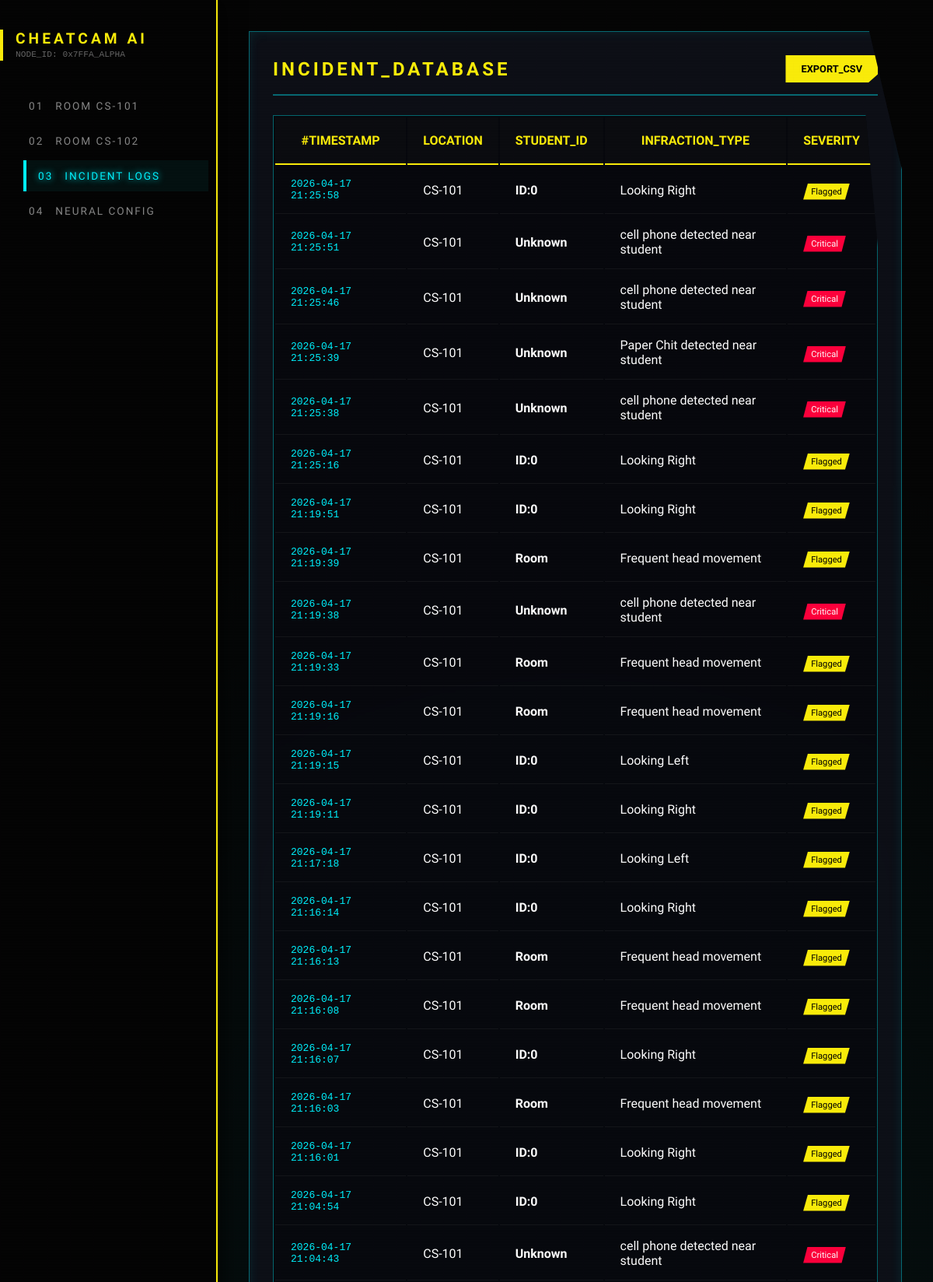
The page /database (upper part) on the database its author committed.
### tables this page shows
CREATE TABLE incidents
                 (id INTEGER PRIMARY KEY AUTOINCREMENT,
                  timestamp TEXT,
                  location TEXT,
                  student_id TEXT,
                  infraction TEXT,
                  status TEXT);

### app.py (the view)
@app.route('/database')
def database():
    conn = sqlite3.connect('cheatcam.db')
    c = conn.cursor()
    c.execute("SELECT timestamp, location, student_id, infraction, status FROM incidents ORDER BY id DESC")
    incidents = c.fetchall()
    conn.close()
    return render_template('Database.html', incidents=incidents)

### templates/Database.html (shortened to what this page needs)
<!DOCTYPE html>
<html lang="en">
<head>
    <link rel="stylesheet" href="{{ url_for('static', filename='style.css') }}">
</head>
<body>
    <div id="tsparticles"></div>
    <div class="app-wrapper">
        <nav class="sidebar">
            <div class="sidebar-brand">
                <h2 class="glitch-text">CHEATCAM AI</h2>
                <p style="color: #666; font-size: 0.7rem; margin-top: 5px; font-family: monospace;">NODE_ID: 0x7FFA_ALPHA</p>
            </div>
            <a href="{{ url_for('dashboard') }}" class="nav-link"><span>01</span> Room CS-101</a>
            <a href="{{ url_for('classroom') }}" class="nav-link"><span>02</span> Room CS-102</a>
            <a href="{{ url_for('database') }}" class="nav-link active"><span>03</span> Incident Logs</a>
            <a href="#" class="nav-link"><span>04</span> Neural Config</a>
        </nav>
        <main class="main-content" style="grid-template-columns: 1fr;">
            <div class="glass-panel" style="display: flex; flex-direction: column;">
                <div style="display: flex; justify-content: space-between; align-items: center; margin-bottom: 25px; border-bottom: 2px solid var(--cyber-border); padding-bottom: 15px;">
                    <h2 style="color: var(--cyber-yellow); font-size: 1.5rem;">INCIDENT_DATABASE</h2>
                    <button class="neon-btn" style="margin-top: 0; padding: 10px 20px; font-size: 0.8rem; height: auto;">Export_CSV</button>
                </div>
                <div class="glass-table-container">
                    <table class="glass-table">
                        <thead>
                            <tr>
                                <th>#TIMESTAMP</th>
                                <th>LOCATION</th>
                                <th>STUDENT_ID</th>
                                <th>INFRACTION_TYPE</th>
                                <th>SEVERITY</th>
                            </tr>
                        </thead>
                        <tbody id="database-body">
                            {% if incidents %}
                                {% for incident in incidents %}
                                <tr>
                                    <td style="font-family: monospace; color: var(--cyber-blue);">{{ incident[0] }}</td>
                                    <td>{{ incident[1] }}</td>
                                    <td style="font-weight: 700;">{{ incident[2] }}</td>
                                    <td>{{ incident[3] }}</td>
                                    <td>
                                        <span class="badge {{ 'critical' if incident[4] == 'Critical' else 'warning' if incident[4] == 'Flagged' else '' }}">
                                            {{ incident[4] }}
                                        </span>
                                    </td>
                                </tr>
                                {% endfor %}
                            {% else %}
                                <tr>
                                    <td colspan="5" style="text-align: center; color: #444; padding: 60px; font-family: 'Orbitron';">NO_INCIDENTS_DETECTED_IN_SECTOR</td>
                                </tr>
                            {% endif %}
                        </tbody>
                    </table>
                </div>
            </div>
        </main>
    </div>
</body>
</html>

### static/style.css (style rules this page uses)
:root { --cyber-yellow: #fcee0a; --cyber-blue: #00f3ff; --cyber-magenta: #ff00e6; --cyber-red: #ff003c; --cyber-black: #050505; --cyber-dark-gray: #0b0c10; --cyber-border: rgba(0, 243, 255, 0.4); --neon-glow: 0 0 10px rgba(0, 243, 255, 0.5); }
* { margin: 0; padding: 0; box-sizing: border-box; }
body { font-family: 'Rajdhani', sans-serif; background-color: var(--cyber-black); color: white; height: 100vh; overflow: hidden; position: relative; }
body::before { content: ""; position: absolute; top: 0; left: 0; width: 100%; height: 100%; background: repeating-linear-gradient(0deg, rgba(0,0,0,0.1) 0px, rgba(0,0,0,0.1) 1px, transparent 1px, transparent 2px), linear-gradient(90deg, rgba(255,0,230,0.02) 1px, transparent 1px); background-size: 100% 2px, 30px 100%; z-index: 10; pointer-events: none; opacity: 0.3; }
#tsparticles { position: absolute; width: 100%; height: 100%; z-index: -1; }
h1, h2, h3 { font-family: 'Orbitron', sans-serif; text-transform: uppercase; letter-spacing: 4px; font-weight: 900; }
.glass-panel { background: rgba(16, 18, 27, 0.8); backdrop-filter: blur(10px); border: 1px solid var(--cyber-border); position: relative; clip-path: polygon(0% 0%, 95% 0%, 100% 5%, 100% 100%, 5% 100%, 0% 95%); padding: 30px; box-shadow: inset 0 0 15px rgba(0, 243, 255, 0.1); transition: all 0.3s ease; }
.glass-panel::after { content: "SECURE_CHANNEL // CHEATCAM_AI"; position: absolute; bottom: 5px; right: 20px; font-family: monospace; font-size: 0.6rem; color: var(--cyber-blue); opacity: 0.5; }
.app-wrapper { display: flex; height: 100vh; width: 100vw; overflow: hidden; position: relative; z-index: 1; }
.sidebar { width: 280px; height: 100vh; background: rgba(5, 5, 5, 0.95); border-right: 2px solid var(--cyber-yellow); padding: 40px 20px; display: flex; flex-direction: column; z-index: 100; box-shadow: 10px 0 20px rgba(0, 0, 0, 0.5); flex-shrink: 0; }
.sidebar-brand { margin-bottom: 40px; text-align: left; position: relative; }
.sidebar-brand h2 { color: var(--cyber-yellow); font-size: 1.2rem; line-height: 1; }
.sidebar-brand::before { content: ""; position: absolute; left: -20px; top: 50%; width: 4px; height: 40px; background: var(--cyber-yellow); transform: translateY(-50%); }
.nav-link { color: #888; text-decoration: none; padding: 12px 15px; font-family: 'Orbitron', sans-serif; text-transform: uppercase; font-size: 0.85rem; letter-spacing: 2px; display: flex; align-items: center; gap: 15px; border-left: 2px solid transparent; margin-bottom: 5px; transition: all 0.2s cubic-bezier(0.175, 0.885, 0.32, 1.275); }
.nav-link:hover, .nav-link.active { color: var(--cyber-blue); background: rgba(0, 243, 255, 0.05); border-left: 4px solid var(--cyber-blue); transform: translateX(10px); text-shadow: 0 0 8px var(--cyber-blue); }
.neon-btn { background: var(--cyber-yellow); color: black; border: none; padding: 15px 30px; font-size: 1rem; font-family: 'Orbitron', sans-serif; font-weight: 900; cursor: pointer; clip-path: polygon(0 0, 100% 0, 100% 70%, 90% 100%, 0 100%); transition: 0.2s; text-transform: uppercase; text-decoration: none; display: inline-block; position: relative; }
.main-content { flex-grow: 1; padding: 40px; display: grid; grid-template-columns: 2fr 1fr; gap: 30px; background-image: radial-gradient(circle at 50% 50%, rgba(0, 243, 255, 0.05) 0%, transparent 70%); overflow-y: auto; height: 100vh; }
.glass-table-container { background: rgba(0, 0, 0, 0.4); border: 1px solid var(--cyber-border); clip-path: polygon(0 0, 98% 0, 100% 5%, 100% 100%, 2% 100%, 0 95%); }
.glass-table th { background: var(--cyber-dark-gray); color: var(--cyber-yellow); border-bottom: 2px solid var(--cyber-yellow); padding: 20px; }
.glass-table td { padding: 15px 20px; border-bottom: 1px solid rgba(255, 255, 255, 0.05); }
.badge { padding: 4px 10px; font-size: 0.7rem; font-family: 'Orbitron', sans-serif; clip-path: polygon(10% 0, 100% 0, 90% 100%, 0 100%); }
.badge.critical { background: var(--cyber-red); color: white; }
.badge.warning { background: var(--cyber-yellow); color: black; }

### rows shown on the page
incidents: timestamp "2026-04-17 21:25:58", location "CS-101", student "ID:0", infraction "Looking Right", status "Flagged"
incidents: timestamp "2026-04-17 21:25:51", location "CS-101", student "Unknown", infraction "cell phone detected near student", status "Critical"
incidents: timestamp "2026-04-17 21:25:46", location "CS-101", student "Unknown", infraction "cell phone detected near student", status "Critical"
incidents: timestamp "2026-04-17 21:25:39", location "CS-101", student "Unknown", infraction "Paper Chit detected near student", status "Critical"
incidents: timestamp "2026-04-17 21:25:38", location "CS-101", student "Unknown", infraction "cell phone detected near student", status "Critical"
incidents: timestamp "2026-04-17 21:25:16", location "CS-101", student "ID:0", infraction "Looking Right", status "Flagged"
incidents: timestamp "2026-04-17 21:19:51", location "CS-101", student "ID:0", infraction "Looking Right", status "Flagged"
incidents: timestamp "2026-04-17 21:19:39", location "CS-101", student "Room", infraction "Frequent head movement", status "Flagged"
incidents: timestamp "2026-04-17 21:19:38", location "CS-101", student "Unknown", infraction "cell phone detected near student", status "Critical"
incidents: timestamp "2026-04-17 21:19:33", location "CS-101", student "Room", infraction "Frequent head movement", status "Flagged"
incidents: timestamp "2026-04-17 21:19:16", location "CS-101", student "Room", infraction "Frequent head movement", status "Flagged"
incidents: timestamp "2026-04-17 21:19:15", location "CS-101", student "ID:0", infraction "Looking Left", status "Flagged"
incidents: timestamp "2026-04-17 21:19:11", location "CS-101", student "ID:0", infraction "Looking Right", status "Flagged"
incidents: timestamp "2026-04-17 21:17:18", location "CS-101", student "ID:0", infraction "Looking Left", status "Flagged"
incidents: timestamp "2026-04-17 21:16:14", location "CS-101", student "ID:0", infraction "Looking Right", status "Flagged"
incidents: timestamp "2026-04-17 21:16:13", location "CS-101", student "Room", infraction "Frequent head movement", status "Flagged"
incidents: timestamp "2026-04-17 21:16:08", location "CS-101", student "Room", infraction "Frequent head movement", status "Flagged"
incidents: timestamp "2026-04-17 21:16:07", location "CS-101", student "ID:0", infraction "Looking Right", status "Flagged"
incidents: timestamp "2026-04-17 21:16:03", location "CS-101", student "Room", infraction "Frequent head movement", status "Flagged"
incidents: timestamp "2026-04-17 21:16:01", location "CS-101", student "ID:0", infraction "Looking Right", status "Flagged"
incidents: timestamp "2026-04-17 21:04:54", location "CS-101", student "ID:0", infraction "Looking Right", status "Flagged"
incidents: timestamp "2026-04-17 21:04:43", location "CS-101", student "Unknown", infraction "cell phone detected near student", status "Critical"
